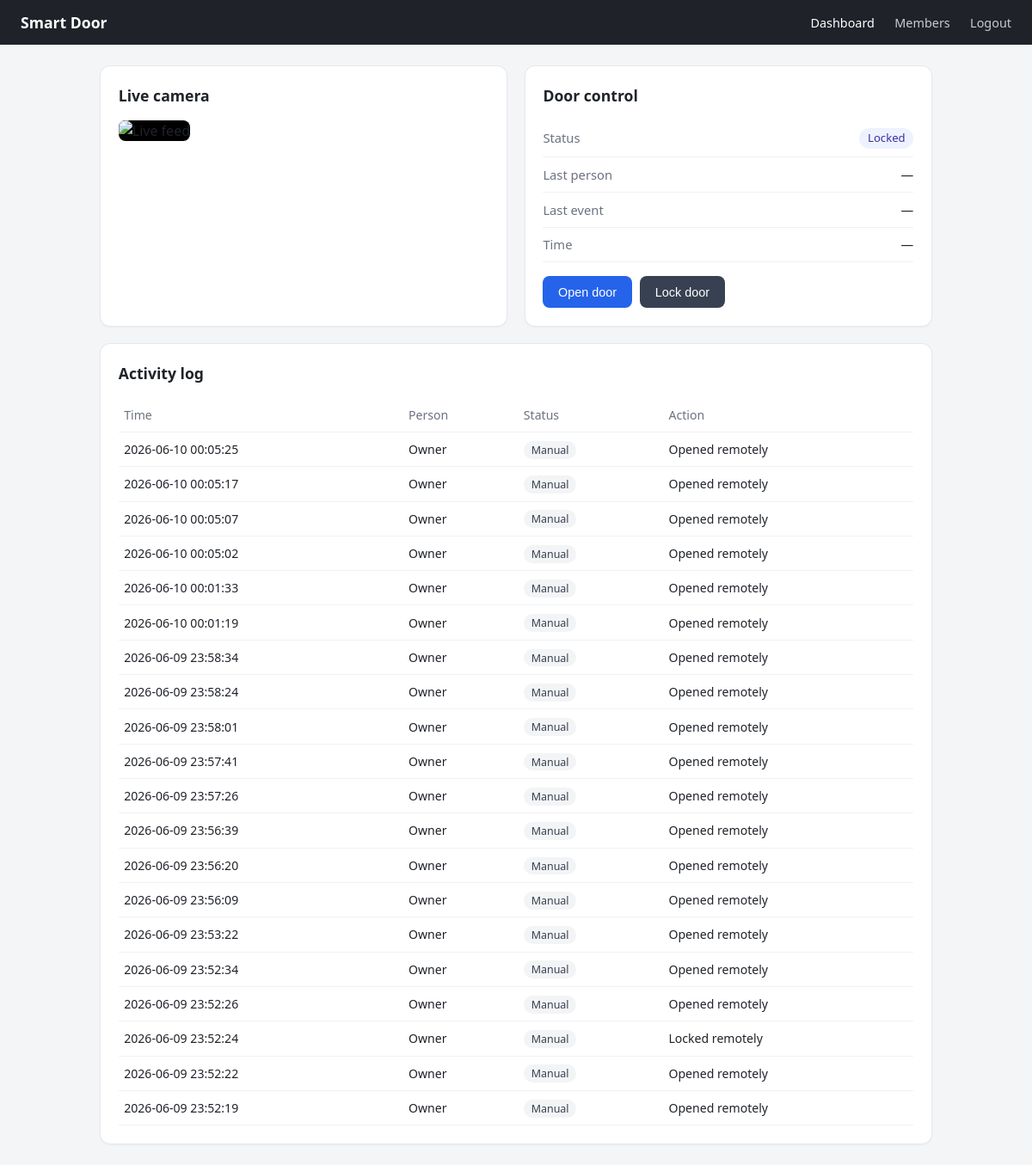
The page / (signed in) on the database its author committed.
### tables this page shows
CREATE TABLE logs (
            id        INTEGER PRIMARY KEY AUTOINCREMENT,
            timestamp TEXT,
            person    TEXT,
            status    TEXT,
            action    TEXT,
            snapshot  TEXT
        );

### app.py (the view)
@app.route("/")
@login_required
def dashboard():
    return render_template("dashboard.html",
                           state=state, logs=db.get_logs(20))

### app.py (called while the page is built)
def login_required(f):
    @wraps(f)
    def wrapper(*args, **kwargs):
        if not session.get("logged_in"):
            return redirect(url_for("login"))
        return f(*args, **kwargs)
    return wrapper

### database.py (called while the page is built)
def _connect():
    conn = sqlite3.connect(config.DB_PATH)
    conn.row_factory = sqlite3.Row
    return conn

def get_logs(limit=100):
    conn = _connect()
    rows = conn.execute(
        "SELECT * FROM logs ORDER BY id DESC LIMIT ?", (limit,)
    ).fetchall()
    conn.close()
    return [dict(r) for r in rows]

### templates/dashboard.html (shortened to what this page needs)
<!DOCTYPE html>
<html lang="en">
<head>
  <link rel="stylesheet" href="{{ url_for('static', filename='style.css') }}">
</head>
<body>
  <nav class="topbar">
    <span class="brand">Smart Door</span>
    <div class="nav-links">
      <a href="{{ url_for('dashboard') }}" class="active">Dashboard</a>
      <a href="{{ url_for('register') }}">Members</a>
      <a href="{{ url_for('logout') }}">Logout</a>
    </div>
  </nav>
  <div class="container">
    <div class="grid">
      <div class="card">
        <h2>Live camera</h2>
        <img class="stream" src="{{ url_for('video') }}" alt="Live feed">
      </div>
      <div class="card">
        <h2>Door control</h2>
        <div class="status-row">
          <span>Status</span>
          <span id="door-status" class="badge">{{ state.door }}</span>
        </div>
        <div class="status-row">
          <span>Last person</span>
          <span id="last-person">{{ state.last_person }}</span>
        </div>
        <div class="status-row">
          <span>Last event</span>
          <span id="last-status">{{ state.last_status }}</span>
        </div>
        <div class="status-row">
          <span>Time</span>
          <span id="last-time">{{ state.last_time }}</span>
        </div>
        <div class="btn-group">
          <button class="btn btn-primary" onclick="action('open')">Open door</button>
          <button class="btn btn-dark" onclick="action('lock')">Lock door</button>
        </div>
      </div>
    </div>
    <div class="card">
      <h2>Activity log</h2>
      <table>
        <thead>
          <tr><th>Time</th><th>Person</th><th>Status</th><th>Action</th></tr>
        </thead>
        <tbody id="log-body">
          {% for log in logs %}
          <tr>
            <td>{{ log.timestamp }}</td>
            <td>{{ log.person }}</td>
            <td><span class="tag {{ 'tag-ok' if log.status == 'Authorized' else ('tag-bad' if log.status == 'Unauthorized' else 'tag-neutral') }}">{{ log.status }}</span></td>
            <td>{{ log.action }}</td>
          </tr>
          {% endfor %}
        </tbody>
      </table>
    </div>
  </div>
</body>
</html>

### static/style.css (style rules this page uses)
* { box-sizing: border-box; margin: 0; padding: 0; }
body { font-family: system-ui, -apple-system, "Segoe UI", Roboto, sans-serif; background: #f4f5f7; color: #1f2329; line-height: 1.5; }
h2 { font-size: 1.1rem; margin-bottom: 1rem; }
.topbar { display: flex; align-items: center; justify-content: space-between; background: #1f2329; color: #fff; padding: .8rem 1.5rem; }
.brand { font-weight: 600; font-size: 1.1rem; }
.nav-links a { color: #c9ccd1; text-decoration: none; margin-left: 1.2rem; font-size: .9rem; }
.nav-links a.active, .nav-links a:hover { color: #fff; }
.container { max-width: 1000px; margin: 1.5rem auto; padding: 0 1rem; }
.grid { display: grid; grid-template-columns: 1fr 1fr; gap: 1.2rem; margin-bottom: 1.2rem; }
.card { background: #fff; border: 1px solid #e5e7eb; border-radius: 12px; padding: 1.3rem; box-shadow: 0 1px 2px rgba(0,0,0,.04); }
.stream { width: 100%; border-radius: 8px; background: #000; aspect-ratio: 4 / 3; object-fit: cover; margin-bottom: 1rem; }
.btn { display: inline-block; border: none; border-radius: 8px; cursor: pointer; padding: .65rem 1.1rem; font-size: .9rem; font-weight: 500; margin-top: 1rem; }
.btn-primary { background: #2563eb; color: #fff; }
.btn-dark { background: #374151; color: #fff; }
.btn-group { display: flex; gap: .6rem; }
.status-row { display: flex; justify-content: space-between; padding: .55rem 0; border-bottom: 1px solid #f0f1f3; font-size: .92rem; }
.status-row span:first-child { color: #6b7280; }
.badge { background: #eef2ff; color: #3730a3; padding: .15rem .6rem; border-radius: 999px; font-size: .82rem; font-weight: 500; }
table { width: 100%; border-collapse: collapse; font-size: .88rem; }
th, td { text-align: left; padding: .55rem .4rem; border-bottom: 1px solid #f0f1f3; }
th { color: #6b7280; font-weight: 500; }
.tag { padding: .12rem .55rem; border-radius: 999px; font-size: .78rem; }
.tag-neutral { background: #f3f4f6; color: #374151; }

### rows shown on the page
logs: timestamp "2026-06-10 00:05:25", person "Owner", status "Manual", action "Opened remotely"
logs: timestamp "2026-06-10 00:05:17", person "Owner", status "Manual", action "Opened remotely"
logs: timestamp "2026-06-10 00:05:07", person "Owner", status "Manual", action "Opened remotely"
logs: timestamp "2026-06-10 00:05:02", person "Owner", status "Manual", action "Opened remotely"
logs: timestamp "2026-06-10 00:01:33", person "Owner", status "Manual", action "Opened remotely"
logs: timestamp "2026-06-10 00:01:19", person "Owner", status "Manual", action "Opened remotely"
logs: timestamp "2026-06-09 23:58:34", person "Owner", status "Manual", action "Opened remotely"
logs: timestamp "2026-06-09 23:58:24", person "Owner", status "Manual", action "Opened remotely"
logs: timestamp "2026-06-09 23:58:01", person "Owner", status "Manual", action "Opened remotely"
logs: timestamp "2026-06-09 23:57:41", person "Owner", status "Manual", action "Opened remotely"
logs: timestamp "2026-06-09 23:57:26", person "Owner", status "Manual", action "Opened remotely"
logs: timestamp "2026-06-09 23:56:39", person "Owner", status "Manual", action "Opened remotely"
logs: timestamp "2026-06-09 23:56:20", person "Owner", status "Manual", action "Opened remotely"
logs: timestamp "2026-06-09 23:56:09", person "Owner", status "Manual", action "Opened remotely"
logs: timestamp "2026-06-09 23:53:22", person "Owner", status "Manual", action "Opened remotely"
logs: timestamp "2026-06-09 23:52:34", person "Owner", status "Manual", action "Opened remotely"
logs: timestamp "2026-06-09 23:52:26", person "Owner", status "Manual", action "Opened remotely"
logs: timestamp "2026-06-09 23:52:24", person "Owner", status "Manual", action "Locked remotely"
logs: timestamp "2026-06-09 23:52:22", person "Owner", status "Manual", action "Opened remotely"
logs: timestamp "2026-06-09 23:52:19", person "Owner", status "Manual", action "Opened remotely"

### other values the page prints
{{ state.door }} "Locked"
{{ state.last_person }} "—"
{{ state.last_status }} "—"
{{ state.last_time }} "—"
